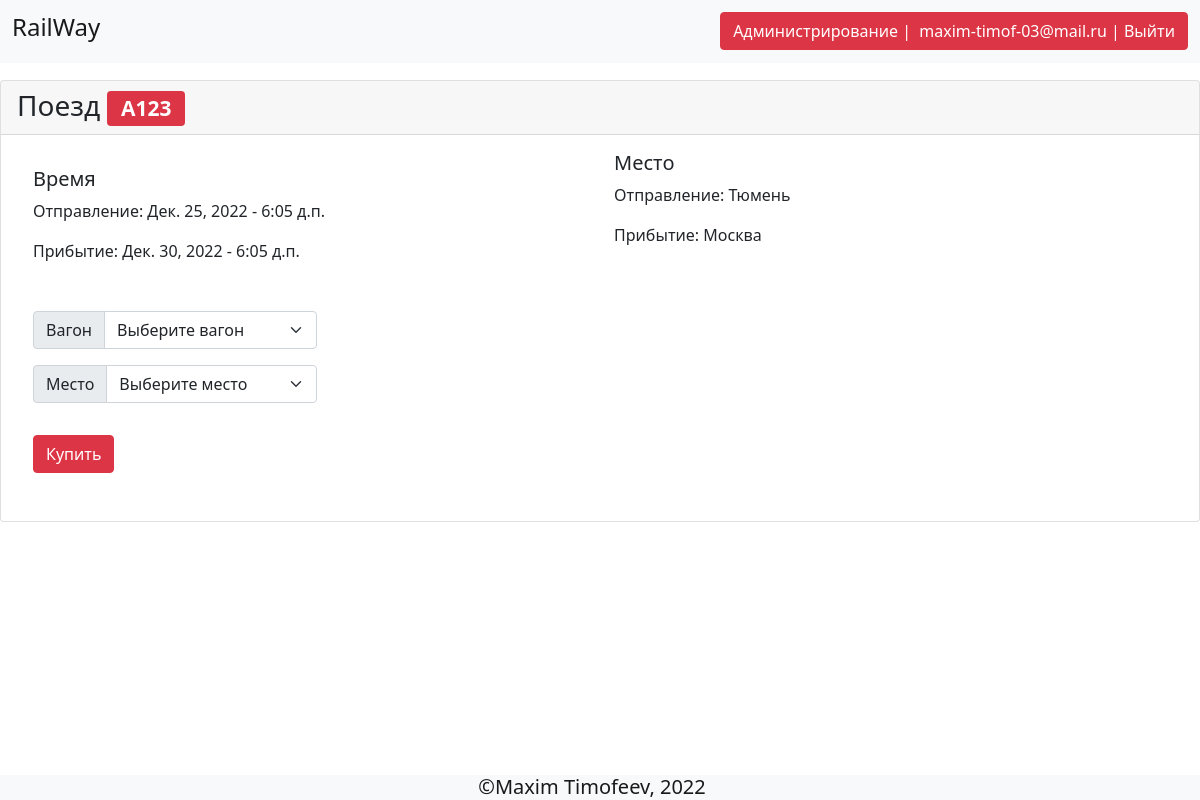
Page /train/a123/ (signed in) on the committed database.
### user/models.py (models this page shows, shortened)
class User(AbstractBaseUser, PermissionsMixin):
    id = models.AutoField(primary_key=True, unique=True) # Идентификатор
    email = models.EmailField(max_length=100, unique=True) # Email
    password = models.CharField(max_length=100)
    first_name = models.CharField(max_length=100)
    last_name = models.CharField(max_length=100)
    third_name = models.CharField(max_length=100)
    is_active = models.BooleanField(default=True) # Статус активации
    is_staff = models.BooleanField(default=False) # Статус админа
    USERNAME_FIELD = 'email' # Идентификатор для обращения
    REQUIRED_FIELDS = [] # Список имён полей для Superuser
    objects = MyUserManager() # Добавляем методы класса MyUserManager

### rails/models.py (models this page shows, shortened)
class Train(models.Model):
    name = models.CharField(max_length=255)
    slug = models.SlugField(max_length=255, unique=True, db_index=True, verbose_name='URL')
    start_time = models.TimeField()
    end_time = models.TimeField()
    start_date = models.DateField()
    end_date = models.DateField()
    start_city = models.ForeignKey('City', related_name='trains_start', on_delete=models.DO_NOTHING)
    end_city = models.ForeignKey('City', related_name='trains_end', on_delete=models.DO_NOTHING)

class City(models.Model):
    name = models.CharField(max_length=255, db_index=True)
    def __str__(self) -> str:
        return self.name

### rails/views.py (the view)
# urls.py: path('train/<slug:slug>/', vrails.TrainDetailView.as_view(), name='train'),
class TrainDetailView(DataMixin, DetailView):
    model = Train
    template_name = 'railway/train.html'
    context_object_name = 'train'
    def get_context_data(self, *, object_list = None, **kwargs):
        context = super().get_context_data(**kwargs)
        c_def = self.get_user_context()
        return dict(list(context.items()) + list(c_def.items()))

### rails/utlis.py (called while the page is built)
    def get_user_context(self, **kwargs):
        context = kwargs
        return context

### railway/templates/railway/train.html (shortened to what this page needs)
{% extends 'base.html' %}
{% block content %}
<div class="card mb-3">
    <h3 class="card-header">Поезд <span class="badge bg-danger">{{train.name}}</span></h3>
    <div class="card-body">
        <div class="mb-3 d-flex">
            <div class="container-fluid p-3">
                <h5 class="card-title">Время</h5>
                <div class="">
                    <p class="card-text">Отправление: {{train.start_date}} - {{train.start_time}}</p>
                    <p class="card-text">Прибытие: {{train.end_date}} - {{train.end_time}}</p>
                </div>
            </div>
            <div class="container-fluid">
                <h5 class="card-title">Место</h5>
                <p class="card-text">Отправление: {{train.start_city}}</p>
                <p class="card-text">Прибытие: {{train.end_city}}</p>
            </div>
        </div>
        <div class="mb-3 d-flex">
            <form action="{% url 'buy' train.id %}" method="post">
                <div class="input-group m-3">
                    <label class="input-group-text" for="id_carriage">Вагон</label>
                    <select required id="inputGroupSelect01 id_carriage" name="carriage" class="car form-select" aria-label="Default select example">
                        <option selected>Выберите вагон</option>
                      </select>
                </div>
                <divsel  id="sel {{carriage.id}}_select" sel class="input-group m-3">
                    <label class="input-group-text" for="inputGroupSelect02">Место</label>
                    <select id="inputGroupSelect02" required name="places" class="form-select" aria-label="Default select example">
                        <option selected>Выберите место</option>
                      </select>
                </divsel>
                <button class="btn btn-danger m-3"  type="submit">Купить</button>
            </form>
        </div>
    </div>
</div>
{% endblock %}

### railway/templates/base.html (shortened to what this page needs)
<!DOCTYPE html>
<html lang="ru">
<head>
    <link rel="stylesheet" href="//maxcdn.bootstrapcdn.com/bootstrap/5.0.0/css/bootstrap.min.css">
    <link rel="stylesheet" href="//maxcdn.bootstrapcdn.com/bootstrap/5.0.0/css/bootstrap-theme.min.css">
    <link href="https://cdn.jsdelivr.net/npm/bootstrap@5.0.2/dist/css/bootstrap.min.css" rel="stylesheet">
</head>
<body>
    <nav class="navbar fixed-top navbar-expand-lg navbar-light bg-light">
        <div class="container-fluid pr-2 d-flex justify-content-between text-aligh-center">
          <a class="navbar-brand" href="{% url 'index' %}">
            <h4>RailWay</h4>
          </a>
          <div class="btn btn-danger">
            {% if request.user.is_authenticated %}
            {% if request.user.is_staff %}
            <a style="color: white; text-decoration: none;" href="/admin/" role="button">Администрирование</a>&nbsp;|&nbsp;
            {% endif%}
            <a style="color: white; text-decoration: none;" href="{% url 'profile' %}" role="button">{{request.user.email}}</a>&nbsp;|&nbsp;<a style="color: white; text-decoration: none;" href="{% url 'logout' %}" role="button">Выйти</a>
            {% else %}
            <a style="color: white; text-decoration: none;" href="{% url 'login' %}" role="button">Войти</a>&nbsp;|&nbsp;<a style="color: white; text-decoration: none;" href="{% url 'reg' %}" role="button">Регистрация</a>
            {% endif %}
          </div>
        </div>
      </nav>
    <main style="padding-top: 80px;padding-bottom: 30px;">
        {% block content %}
        {% endblock %}
    </main>
    <nav class="nav fixed-bottom navbar-light bg-light">
        <div class="container-md container-fluid">
            <ul class="nav justify-content-center">
                <li class="nav-item">
                    <span class="navbar-brand p-4 h2">&copy;Maxim Timofeev, 2022</span>
                </li>
            </ul>
        </div>
    </nav>
</body>
</html>

### rows in the picture
User: user.email "maxim-timof-03@mail.ru"
Train: name "A123", start_date "Дек. 25, 2022", start_time "6:05 д.п.", end_date "Дек. 30, 2022", end_time "6:05 д.п.", start_city "Тюмень", end_city "Москва"
